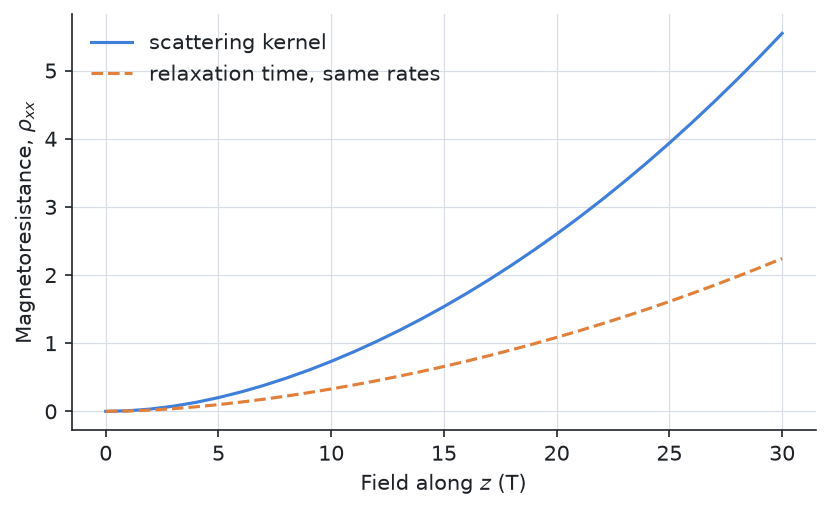

Here is the Python script that generated this plot:
from _data import d

# --8<-- [start:example]
import numpy as np
from quantalyze.beta import boltzmann as bz
from quantalyze.core.constants import HBAR

# Chains along y, weakly coupled across them: two open sheets near k_y = ±π/2b. The
# next-nearest interchain hopping t′ spoils the nesting of the sheets by Q = (π/a, π/b).
a, b = bz.units.angstrom_to_meter(7.7), bz.units.angstrom_to_meter(3.6)
t_y, t_x, t_p = (bz.units.ev_to_joule(e) for e in (0.25, 0.025, 0.01))


def energy(kx, ky):  # J, from the Fermi level (a half-filled band)
    return -2 * t_y * np.cos(ky * b) - 2 * t_x * np.cos(kx * a) - 2 * t_p * np.cos(2 * kx * a)


def gradient(kx, ky):  # ∂ε/∂k (J·m)
    return 2 * a * (t_x * np.sin(kx * a) + 2 * t_p * np.sin(2 * kx * a)), 2 * b * t_y * np.sin(ky * b)


sheets, period = bz.generators.open_sheets_from_dispersion(
    256, energy=energy, gradient=gradient, period=(2 * np.pi / a, 0.0), across=(-np.pi / b, np.pi / b),
    tau=1e-12,  # background scattering (impurities)
)

# Spin-density-wave fluctuations at Q = (π/a, 2k_F), scaled so the hottest spot scatters at 1e13 s⁻¹.
shape = dict(wavevector=(np.pi / a, np.pi / b), correlation_length=(4 * a, 20 * b), lattice_constants=(a, b))
unit = bz.out_scattering_rate(sheets, bz.scattering.spin_fluctuation_kernel(1.0, **shape),
                              layer_spacing=d, period=period)
strength = 1e13 / max(r.max() for r in unit)
kernel = bz.scattering.spin_fluctuation_kernel(strength, **shape)
rates = [strength * r for r in unit]

# The same rates as a relaxation time: what the kernel's out-scattering alone would give.
rta = [df.assign(tau=1 / (1 / df.tau + rate)) for df, rate in zip(sheets, rates)]
field = np.linspace(0, 30, 31)
full = bz.conductivity(sheets, field, layer_spacing=d, period=period, scattering_kernel=kernel)
relaxation = bz.conductivity(rta, field, layer_spacing=d, period=period)

meV = lambda rate: HBAR * rate / 1.602176634e-22  # noqa: E731
print(f"hbar Gamma from {meV(min(r.min() for r in rates)):.2f} (cold) to {meV(1e13):.2f} meV (hot spots)")
print(f"sigma_yy(0) along the chains: kernel {full.sigma_yy[0]:.4e}, relaxation time {relaxation.sigma_yy[0]:.4e} S/m")
mr_full, mr_rta = (bz.magnetoresistance(s, component="xx") for s in (full, relaxation))
print(f"MR across the chains at 30 T: kernel {mr_full.iloc[-1]:.3f}, relaxation time {mr_rta.iloc[-1]:.3f}")
# --8<-- [end:example]

import matplotlib.pyplot as plt

fig, ax = plt.subplots()
ax.plot(field, mr_full, label="scattering kernel")
ax.plot(field, mr_rta, label="relaxation time, same rates", linestyle="--")
ax.set(xlabel="Field along $z$ (T)", ylabel=r"Magnetoresistance, $\rho_{xx}$")
ax.legend()
